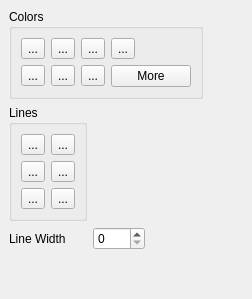
   <widget class="QWidget" name="tabLine1D" >
    <attribute name="title" >
     <string>Line (1D)</string>
    </attribute>
    <layout class="QGridLayout" >
     <property name="margin" >
      <number>9</number>
     </property>
     <property name="spacing" >
      <number>6</number>
     </property>
     <item row="3" column="2" >
      <spacer>
       <property name="orientation" >
        <enum>Qt::Vertical</enum>
       </property>
       <property name="sizeHint" >
        <size>
         <width>20</width>
         <height>40</height>
        </size>
       </property>
      </spacer>
     </item>
     <item row="2" column="3" >
      <spacer>
       <property name="orientation" >
        <enum>Qt::Horizontal</enum>
       </property>
       <property name="sizeHint" >
        <size>
         <width>40</width>
         <height>20</height>
        </size>
       </property>
      </spacer>
     </item>
     <item row="1" column="3" >
      <spacer>
       <property name="orientation" >
        <enum>Qt::Horizontal</enum>
       </property>
       <property name="sizeHint" >
        <size>
         <width>40</width>
         <height>20</height>
        </size>
       </property>
      </spacer>
     </item>
     <item row="0" column="3" >
      <spacer>
       <property name="orientation" >
        <enum>Qt::Horizontal</enum>
       </property>
       <property name="sizeHint" >
        <size>
         <width>40</width>
         <height>20</height>
        </size>
       </property>
      </spacer>
     </item>
     <item row="2" column="0" >
      <widget class="QLabel" name="lineWidthLabel" >
       <property name="text" >
        <string>Line Width</string>
       </property>
      </widget>
     </item>
     <item row="2" column="1" >
      <widget class="QSpinBox" name="lineWidthSpinBox1D" />
     </item>
     <item row="1" column="0" >
      <widget class="QGroupBox" name="lineStyleGroupBox" >
       <property name="sizePolicy" >
        <sizepolicy>
         <hsizetype>5</hsizetype>
         <vsizetype>0</vsizetype>
         <horstretch>0</horstretch>
         <verstretch>0</verstretch>
        </sizepolicy>
       </property>
       <property name="title" >
        <string>Lines</string>
       </property>
       <layout class="QGridLayout" >
        <property name="margin" >
         <number>9</number>
        </property>
        <property name="spacing" >
         <number>6</number>
        </property>
        <item row="2" column="1" >
         <widget class="QToolButton" name="noLineToolButton1D" >
          <property name="text" >
           <string>...</string>
          </property>
          <property name="icon" >
           <iconset resource="PlotWidgets.qrc" >:/resource-1/ICONS/qpen-none.png</iconset>
          </property>
          <property name="iconSize" >
           <size>
            <width>100</width>
            <height>75</height>
           </size>
          </property>
          <property name="checkable" >
           <bool>true</bool>
          </property>
          <property name="autoExclusive" >
           <bool>true</bool>
          </property>
         </widget>
        </item>
        <item row="1" column="1" >
         <widget class="QToolButton" name="dashDotLineToolButton1D" >
          <property name="text" >
           <string>...</string>
          </property>
          <property name="icon" >
           <iconset resource="PlotWidgets.qrc" >:/resource-1/ICONS/qpen-dashdot.png</iconset>
          </property>
          <property name="iconSize" >
           <size>
            <width>100</width>
            <height>75</height>
           </size>
          </property>
          <property name="checkable" >
           <bool>true</bool>
          </property>
          <property name="autoExclusive" >
           <bool>true</bool>
          </property>
         </widget>
        </item>
        <item row="2" column="0" >
         <widget class="QToolButton" name="dashDotDotLineToolButton1D" >
          <property name="text" >
           <string>...</string>
          </property>
          <property name="icon" >
           <iconset resource="PlotWidgets.qrc" >:/resource-1/ICONS/qpen-dashdotdot.png</iconset>
          </property>
          <property name="iconSize" >
           <size>
            <width>100</width>
            <height>75</height>
           </size>
          </property>
          <property name="checkable" >
           <bool>true</bool>
          </property>
          <property name="autoExclusive" >
           <bool>true</bool>
          </property>
         </widget>
        </item>
        <item row="1" column="0" >
         <widget class="QToolButton" name="dotLineToolButton1D" >
          <property name="text" >
           <string>...</string>
          </property>
          <property name="icon" >
           <iconset resource="PlotWidgets.qrc" >:/resource-1/ICONS/qpen-dot.png</iconset>
          </property>
          <property name="iconSize" >
           <size>
            <width>100</width>
            <height>75</height>
           </size>
          </property>
          <property name="checkable" >
           <bool>true</bool>
          </property>
          <property name="autoExclusive" >
           <bool>true</bool>
          </property>
         </widget>
        </item>
        <item row="0" column="1" >
         <widget class="QToolButton" name="dashLineToolButton1D" >
          <property name="text" >
           <string>...</string>
          </property>
          <property name="icon" >
           <iconset resource="PlotWidgets.qrc" >:/resource-1/ICONS/qpen-dash.png</iconset>
          </property>
          <property name="iconSize" >
           <size>
            <width>100</width>
            <height>75</height>
           </size>
          </property>
          <property name="checkable" >
           <bool>true</bool>
          </property>
          <property name="autoExclusive" >
           <bool>true</bool>
          </property>
         </widget>
        </item>
        <item row="0" column="0" >
         <widget class="QToolButton" name="solidLineToolButton1D" >
          <property name="text" >
           <string>...</string>
          </property>
          <property name="icon" >
           <iconset resource="PlotWidgets.qrc" >:/resource-1/ICONS/qpen-solid.png</iconset>
          </property>
          <property name="iconSize" >
           <size>
            <width>100</width>
            <height>75</height>
           </size>
          </property>
          <property name="checkable" >
           <bool>true</bool>
          </property>
          <property name="autoExclusive" >
           <bool>true</bool>
          </property>
         </widget>
        </item>
       </layout>
      </widget>
     </item>
     <item row="0" column="0" colspan="3" >
      <widget class="QGroupBox" name="groupBox_4" >
       <property name="sizePolicy" >
        <sizepolicy>
         <hsizetype>5</hsizetype>
         <vsizetype>0</vsizetype>
         <horstretch>0</horstretch>
         <verstretch>0</verstretch>
        </sizepolicy>
       </property>
       <property name="title" >
        <string>Colors</string>
       </property>
       <layout class="QGridLayout" >
        <property name="margin" >
         <number>9</number>
        </property>
        <property name="spacing" >
         <number>6</number>
        </property>
        <item row="1" column="3" >
         <widget class="QPushButton" name="moreLineColorsToolButton1D" >
          <property name="sizePolicy" >
           <sizepolicy>
            <hsizetype>0</hsizetype>
            <vsizetype>0</vsizetype>
            <horstretch>0</horstretch>
            <verstretch>0</verstretch>
           </sizepolicy>
          </property>
          <property name="text" >
           <string>More</string>
          </property>
          <property name="checkable" >
           <bool>true</bool>
          </property>
          <property name="autoExclusive" >
           <bool>true</bool>
          </property>
         </widget>
        </item>
        <item row="1" column="2" >
         <widget class="QToolButton" name="grayLineToolButton1D" >
          <property name="text" >
           <string>...</string>
          </property>
          <property name="icon" >
           <iconset resource="PlotWidgets.qrc" >:/resource-1/ICONS/gray.png</iconset>
          </property>
          <property name="checkable" >
           <bool>true</bool>
          </property>
          <property name="autoExclusive" >
           <bool>true</bool>
          </property>
         </widget>
        </item>
        <item row="1" column="1" >
         <widget class="QToolButton" name="purpleLineToolButton1D" >
          <property name="text" >
           <string>...</string>
          </property>
          <property name="icon" >
           <iconset resource="PlotWidgets.qrc" >:/resource-1/ICONS/mauve.png</iconset>
          </property>
          <property name="checkable" >
           <bool>true</bool>
          </property>
          <property name="autoExclusive" >
           <bool>true</bool>
          </property>
         </widget>
        </item>
        <item row="1" column="0" >
         <widget class="QToolButton" name="cyanLineToolButton1D" >
          <property name="text" >
           <string>...</string>
          </property>
          <property name="icon" >
           <iconset resource="PlotWidgets.qrc" >:/resource-1/ICONS/cyan.png</iconset>
          </property>
          <property name="checkable" >
           <bool>true</bool>
          </property>
          <property name="autoExclusive" >
           <bool>true</bool>
          </property>
         </widget>
        </item>
        <item row="0" column="3" >
         <widget class="QToolButton" name="blueLineToolButton1D" >
          <property name="text" >
           <string>...</string>
          </property>
          <property name="icon" >
           <iconset resource="PlotWidgets.qrc" >:/resource-1/ICONS/blue.png</iconset>
          </property>
          <property name="checkable" >
           <bool>true</bool>
          </property>
          <property name="autoExclusive" >
           <bool>true</bool>
          </property>
         </widget>
        </item>
        <item row="0" column="2" >
         <widget class="QToolButton" name="greenLineToolButton1D" >
          <property name="text" >
           <string>...</string>
          </property>
          <property name="icon" >
           <iconset resource="PlotWidgets.qrc" >:/resource-1/ICONS/green.png</iconset>
          </property>
          <property name="checkable" >
           <bool>true</bool>
          </property>
          <property name="autoExclusive" >
           <bool>true</bool>
          </property>
         </widget>
        </item>
        <item row="0" column="1" >
         <widget class="QToolButton" name="redLineToolButton1D" >
          <property name="text" >
           <string>...</string>
          </property>
          <property name="icon" >
           <iconset resource="PlotWidgets.qrc" >:/resource-1/ICONS/red.png</iconset>
          </property>
          <property name="checkable" >
           <bool>true</bool>
          </property>
          <property name="autoExclusive" >
           <bool>true</bool>
          </property>
         </widget>
        </item>
        <item row="0" column="0" >
         <widget class="QToolButton" name="blackLineToolButton1D" >
          <property name="text" >
           <string>...</string>
          </property>
          <property name="icon" >
           <iconset resource="PlotWidgets.qrc" >:/resource-1/ICONS/black.png</iconset>
          </property>
          <property name="checkable" >
           <bool>true</bool>
          </property>
          <property name="autoExclusive" >
           <bool>true</bool>
          </property>
         </widget>
        </item>
       </layout>
      </widget>
     </item>
    </layout>
   </widget>
